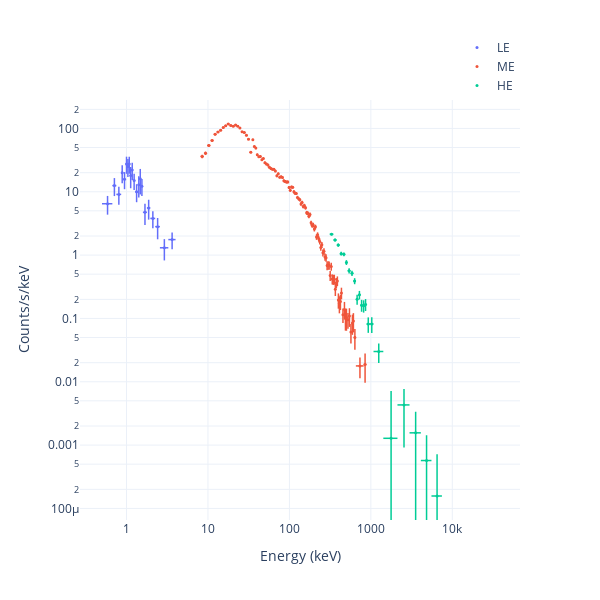

This figure's notebook cell:
### Code cell
fig = Plot.data(data, style='CE')
